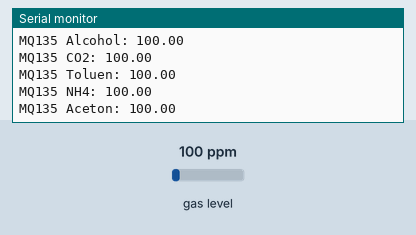
Simulated run of this sketch. Board: Arduino Uno, built with avr-gcc and run on an emulated ATmega328P. Shown: the last lines printed to the serial monitor. The test bench sets the inputs (shaded band); at power-on: gas level 100 ppm.

Above: at 1.2 s.
1.3 s: gas level set to 20 ppm
At 2.6 s:
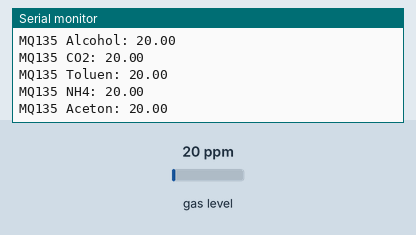
2.8 s: gas level set to 250 ppm
At 3.9 s:
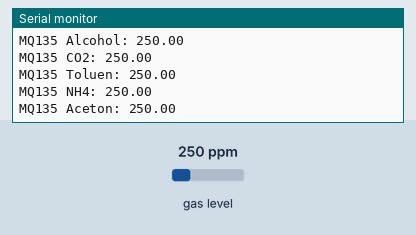
Timing chart, 0 to 5.8 s (numbered marks = the images above; inputs shaded):
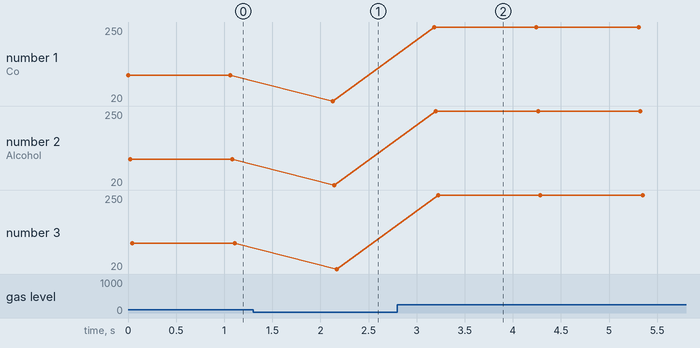

Measured:
- after the input at 1.3 s, the serial monitor: prints a new line after 0.83 s (image 1)
- after the input at 2.8 s, the serial monitor: prints a new line after 0.38 s (image 2)
- plotted number 1: 100 → 20 after the input at 1.3 s, 20 → 250 after the input at 2.8 s
- plotted number 2: 100 → 20 after the input at 1.3 s, 20 → 250 after the input at 2.8 s
- plotted number 3: 100 → 20 after the input at 1.3 s, 20 → 250 after the input at 2.8 s

The sketch:

AqAirDataAssembly.ino
```cpp
#include "MQ135.h"
MyMQ135Class myMQ135;

void setup() {
  Serial.begin(9600);
  myMQ135.setMQ135();
}

void loop() {
  myMQ135.readMQ135();

   delay(1000); //Sampling frequency
}
```

MQ135.h
```cpp
#include <MQUnifiedsensor.h>

class MyMQ135Class {
private:
  MQUnifiedsensor MQ135;

public:
#define placa "Arduino UNO"
#define Voltage_Resolution 5
#define pin A0 //Analog input 0 of your arduino
#define type "MQ-135" //MQ135
#define ADC_Bit_Resolution 10 // For arduino UNO/MEGA/NANO
#define RatioMQ135CleanAir 3.6//RS / R0 = 3.6 ppm
//#define calibration_button 13 //Pin to calibrate your sensor
  MyMQ135Class() : MQ135(placa, Voltage_Resolution, ADC_Bit_Resolution, pin, type) {}

  void setMQ135() {
    MQ135.setRegressionMethod(1); //_PPM =  a*ratio^b
    MQ135.setRL(1);
    MQ135.setR0(0.06); //set R0
    MQ135.init();
  }

  void readMQ135() {
 MQ135.update();
  MQ135.setA(605.18); MQ135.setB(-3.937);
  float CO = MQ135.readSensor();
  MQ135.setA(77.255); MQ135.setB(-3.18);
  float Alcohol = MQ135.readSensor();
  MQ135.setA(110.47); MQ135.setB(-2.862);
  float CO2 = MQ135.readSensor();
  MQ135.setA(44.947); MQ135.setB(-3.445);
  float Toluen = MQ135.readSensor();
  MQ135.setA(102.2 ); MQ135.setB(-2.473);
  float NH4 = MQ135.readSensor();
  MQ135.setA(34.668); MQ135.setB(-3.369);
  float Aceton = MQ135.readSensor();
  Serial.print("MQ135 Co: "); Serial.println(CO);
  Serial.print("MQ135 Alcohol: "); Serial.println(Alcohol);
  Serial.print("MQ135 CO2: "); Serial.println(CO2);
  Serial.print("MQ135 Toluen: "); Serial.println(Toluen);
  Serial.print("MQ135 NH4: "); Serial.println(NH4);
  Serial.print("MQ135 Aceton: "); Serial.println(Aceton);


  }
};
```
